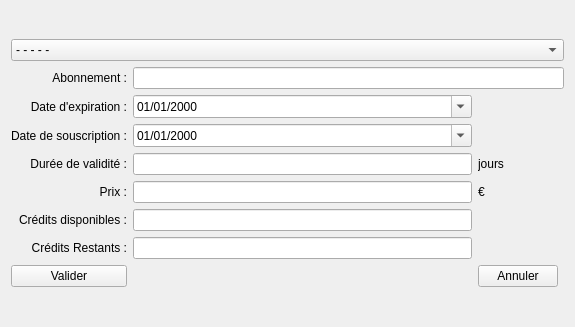
<?xml version="1.0" encoding="UTF-8"?>
<ui version="4.0">
 <class>F_AjouterCotiCarte</class>
 <widget class="QWidget" name="F_AjouterCotiCarte">
  <property name="geometry">
   <rect>
    <x>0</x>
    <y>0</y>
    <width>575</width>
    <height>327</height>
   </rect>
  </property>
  <property name="windowTitle">
   <string>Abonnements</string>
  </property>
  <layout class="QGridLayout" name="gridLayout">
   <item row="0" column="1">
    <layout class="QGridLayout" name="GLay">
     <item row="9" column="1">
      <widget class="QLabel" name="Lb_CreditsDisponibles">
       <property name="text">
        <string>Crédits disponibles :</string>
       </property>
       <property name="alignment">
        <set>Qt::AlignRight|Qt::AlignTrailing|Qt::AlignVCenter</set>
       </property>
      </widget>
     </item>
     <item row="8" column="1">
      <widget class="QLabel" name="Lb_Prix">
       <property name="text">
        <string>Prix :</string>
       </property>
       <property name="alignment">
        <set>Qt::AlignRight|Qt::AlignTrailing|Qt::AlignVCenter</set>
       </property>
      </widget>
     </item>
     <item row="6" column="1">
      <widget class="QLabel" name="Lb_DateSoucription">
       <property name="text">
        <string>Date de souscription :</string>
       </property>
       <property name="alignment">
        <set>Qt::AlignRight|Qt::AlignTrailing|Qt::AlignVCenter</set>
       </property>
      </widget>
     </item>
     <item row="10" column="2">
      <widget class="QLineEdit" name="LE_CreditsRestants"/>
     </item>
     <item row="2" column="1" colspan="4">
      <widget class="QComboBox" name="CBx_ChoixAbonnement">
       <item>
        <property name="text">
         <string>- - - - -</string>
        </property>
       </item>
      </widget>
     </item>
     <item row="3" column="2" colspan="3">
      <widget class="QLineEdit" name="LE_Nom">
       <property name="layoutDirection">
        <enum>Qt::LeftToRight</enum>
       </property>
      </widget>
     </item>
     <item row="6" column="2">
      <widget class="QDateEdit" name="DtE_DateSouscription">
       <property name="displayFormat">
        <string>dd/MM/yyyy</string>
       </property>
       <property name="calendarPopup">
        <bool>true</bool>
       </property>
      </widget>
     </item>
     <item row="7" column="2">
      <widget class="QLineEdit" name="LE_DureeValidite"/>
     </item>
     <item row="8" column="2">
      <widget class="QLineEdit" name="LE_Prix"/>
     </item>
     <item row="8" column="3">
      <widget class="QLabel" name="label_5">
       <property name="text">
        <string>€</string>
       </property>
      </widget>
     </item>
     <item row="5" column="2">
      <widget class="QDateEdit" name="DtE_Expiration">
       <property name="displayFormat">
        <string>dd/MM/yyyy</string>
       </property>
       <property name="calendarPopup">
        <bool>true</bool>
       </property>
      </widget>
     </item>
     <item row="10" column="1">
      <widget class="QLabel" name="Lb_CreditsRestants">
       <property name="text">
        <string>Crédits Restants :</string>
       </property>
       <property name="alignment">
        <set>Qt::AlignRight|Qt::AlignTrailing|Qt::AlignVCenter</set>
       </property>
      </widget>
     </item>
     <item row="13" column="3">
      <widget class="QPushButton" name="Bt_Annuler">
       <property name="text">
        <string>Annuler</string>
       </property>
       <property name="icon">
        <iconset>
         <normalon>:/Annuler.png</normalon>
        </iconset>
       </property>
      </widget>
     </item>
     <item row="5" column="1">
      <widget class="QLabel" name="Lb_DateExpiration">
       <property name="text">
        <string>Date d'expiration :</string>
       </property>
       <property name="alignment">
        <set>Qt::AlignRight|Qt::AlignTrailing|Qt::AlignVCenter</set>
       </property>
      </widget>
     </item>
     <item row="9" column="2">
      <widget class="QLineEdit" name="LE_CreditsDisponibles"/>
     </item>
     <item row="7" column="1">
      <widget class="QLabel" name="Lb_DureeValidite">
       <property name="text">
        <string>Durée de validité :</string>
       </property>
       <property name="alignment">
        <set>Qt::AlignRight|Qt::AlignTrailing|Qt::AlignVCenter</set>
       </property>
      </widget>
     </item>
     <item row="3" column="1">
      <widget class="QLabel" name="Lb_NomPrestation">
       <property name="text">
        <string>Abonnement :</string>
       </property>
       <property name="alignment">
        <set>Qt::AlignRight|Qt::AlignTrailing|Qt::AlignVCenter</set>
       </property>
      </widget>
     </item>
     <item row="7" column="3">
      <widget class="QLabel" name="label_6">
       <property name="text">
        <string>jours</string>
       </property>
      </widget>
     </item>
     <item row="13" column="1">
      <widget class="QPushButton" name="Bt_Valider">
       <property name="text">
        <string>Valider</string>
       </property>
       <property name="icon">
        <iconset>
         <normalon>:/Valider.png</normalon>
        </iconset>
       </property>
       <property name="default">
        <bool>false</bool>
       </property>
      </widget>
     </item>
    </layout>
   </item>
  </layout>
 </widget>
 <layoutdefault spacing="6" margin="11"/>
 <resources/>
 <connections/>
</ui>
